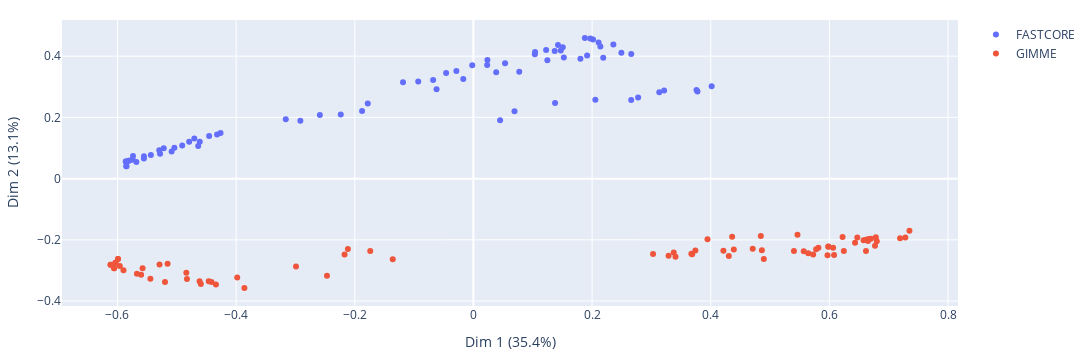

Source (notebook cell):
### Code cell
mca = MCA(n_components=3, random_state=42)
data.index = data.index.str.upper()
components = mca.fit_transform(data).to_numpy()
plot(components, [e.split("_")[-2] for e in data.index.tolist()],
    f"Dim 1 ({round(mca.percentage_of_variance_[0], 1)}%)",
    f"Dim 2 ({round(mca.percentage_of_variance_[1], 1)}%)",
    os.path.join(RESULTS_PATH,"mca_models_algorithm_ng"),
    width=1200
)
